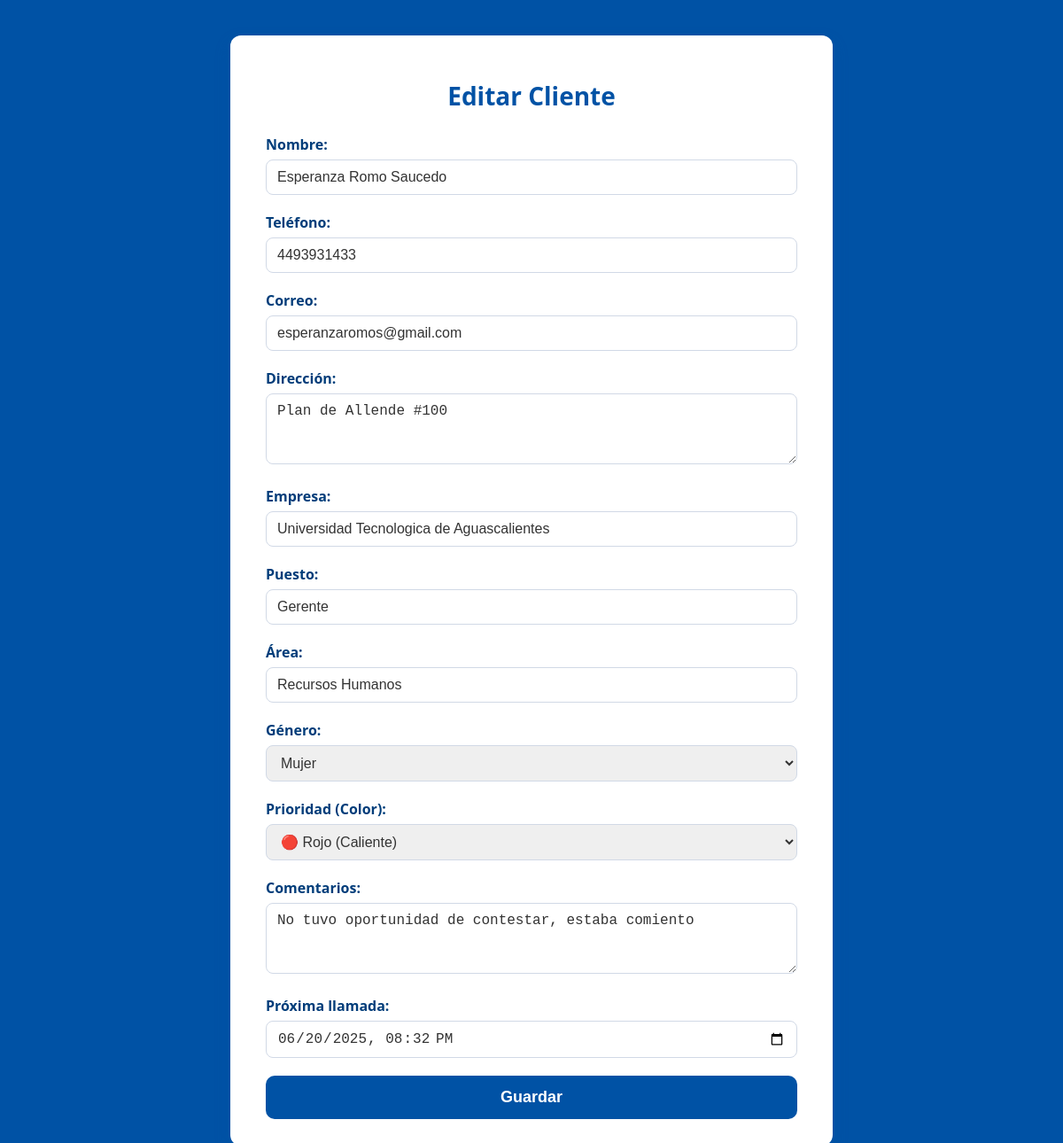
Page /form_cliente.php?id=21 (signed in) on the committed database.
### tables this page shows
CREATE TABLE `clientes` (
  `id` int(11) NOT NULL AUTO_INCREMENT,
  `genero` char(1) DEFAULT 'N',
  `nombre` varchar(100) NOT NULL,
  `telefono` varchar(20) DEFAULT NULL,
  `correo` varchar(100) DEFAULT NULL,
  `direccion` text DEFAULT NULL,
  `fecha_registro` datetime DEFAULT current_timestamp(),
  `empresa` varchar(255) DEFAULT NULL,
  `puesto` varchar(100) DEFAULT NULL,
  `area` varchar(100) DEFAULT NULL,
  `estatus_color` varchar(7) DEFAULT '#808080',
  `comentarios` text DEFAULT NULL,
  `proxima_llamada` datetime DEFAULT NULL,
  PRIMARY KEY (`id`)
);

### form_cliente.php (the view, shortened to what this page needs)
<?php
include("config/db.php");
$cliente = [
    'id' => '',
    'nombre' => '',
    'telefono' => '',
    'correo' => '',
    'direccion' => '',
    'empresa' => '',
    'puesto' => '',
    'area' => '',
    'genero' => '',
    'estatus_color' => '',
    'comentarios' => '',
    'proxima_llamada' => ''
];
if (isset($_GET['id'])) {
    $id = intval($_GET['id']);
    $sql = "SELECT * FROM clientes WHERE id=$id";
    $resultado = $conn->query($sql);
    if ($resultado->num_rows == 1) {
        $cliente = $resultado->fetch_assoc();
    }
}
$proxima_llamada_formatted = '';
if (!empty($cliente['proxima_llamada']) && $cliente['proxima_llamada'] != '0000-00-00 00:00:00') {
    $proxima_llamada_formatted = date('Y-m-d\TH:i', strtotime($cliente['proxima_llamada']));
}
?>
<!DOCTYPE html>
<html lang="es">
<head>
</head>
<body>
<div class="form-container">
    <h1><?= $cliente['id'] ? 'Editar' : 'Agregar' ?> Cliente</h1>
    <form method="POST" action="guardar_cliente.php">
        <label for="nombre">Nombre:</label>
        <input type="text" id="nombre" name="nombre" required onblur="detectarGenero()" value="<?= htmlspecialchars($cliente['nombre']) ?>">
        <label for="telefono">Teléfono:</label>
        <input type="text" id="telefono" name="telefono" required value="<?= htmlspecialchars($cliente['telefono']) ?>">
        <label for="correo">Correo:</label>
        <input type="email" id="correo" name="correo" required value="<?= htmlspecialchars($cliente['correo']) ?>">
        <label for="direccion">Dirección:</label>
        <textarea id="direccion" name="direccion" required><?= htmlspecialchars($cliente['direccion']) ?></textarea>
        <label for="empresa">Empresa:</label>
        <input type="text" id="empresa" name="empresa" value="<?= htmlspecialchars($cliente['empresa']) ?>">
        <label for="puesto">Puesto:</label>
        <input type="text" id="puesto" name="puesto" value="<?= htmlspecialchars($cliente['puesto']) ?>">
        <label for="area">Área:</label>
        <input type="text" id="area" name="area" value="<?= htmlspecialchars($cliente['area']) ?>">
        <label for="genero">Género:</label>
        <select id="genero" name="genero" required>
            <option value="M" <?= $cliente['genero'] === 'M' ? 'selected' : '' ?>>Mujer</option>
        </select>
        <label for="estatus_color">Prioridad (Color):</label>
        <select id="estatus_color" name="estatus_color" required>
            <option value="#FF0000" <?= $cliente['estatus_color'] == '#FF0000' ? 'selected' : '' ?>>🔴 Rojo (Caliente)</option>
        </select>
        <label for="comentarios">Comentarios:</label>
        <textarea id="comentarios" name="comentarios"><?= htmlspecialchars($cliente['comentarios']) ?></textarea>
        <label for="proxima_llamada">Próxima llamada:</label>
        <input type="datetime-local" id="proxima_llamada" name="proxima_llamada" value="<?= $proxima_llamada_formatted ?>">
        <button type="submit">Guardar</button>
    </form>
</div>
</body>
</html>

### form_cliente.php (style rules this page uses)
body { font-family: 'Segoe UI', Tahoma, Geneva, Verdana, sans-serif; background-color: #0052A5; margin: 0; padding: 40px 20px; color: #fff; display: flex; justify-content: center; }
.form-container { background: #fff; padding: 30px 40px; border-radius: 12px; box-shadow: 0 8px 16px rgba(0, 82, 165, 0.4); width: 100%; max-width: 600px; color: #333; }
h1 { color: #0052A5; margin-bottom: 25px; font-weight: 700; font-size: 28px; text-align: center; }
label { display: block; margin-bottom: 6px; font-weight: 600; color: #003d7a; }
input[type="text"], input[type="email"], input[type="tel"], input[type="datetime-local"], select, textarea { width: 100%; padding: 10px 12px; margin-bottom: 20px; border: 1.8px solid #d1d9e6; border-radius: 8px; font-size: 16px; transition: border-color 0.3s ease; box-sizing: border-box; resize: vertical; color: #333; }
textarea { min-height: 80px; }
button { background-color: #0052A5; color: white; border: none; padding: 14px 0; width: 100%; border-radius: 10px; font-size: 18px; font-weight: 700; cursor: pointer; transition: background-color 0.25s ease; }

### rows in the picture
clientes: nombre "Esperanza Romo Saucedo", telefono "4493931433", correo "esperanzaromos@gmail.com", direccion "Plan de Allende #100", empresa "Universidad Tecnologica de Aguascalientes", puesto "Gerente", area "Recursos Humanos", genero "Mujer", estatus_color "🔴 Rojo (Caliente)", comentarios "No tuvo oportunidad de contestar, estaba comiento", proxima_llamada "06/20/2025 20:32"
